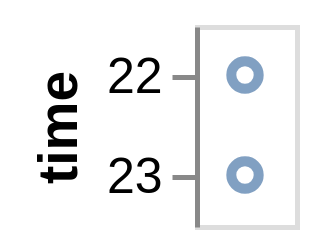

Source (Vega-Lite JSON):
### Vega specification from a JSON file in a GitHub repository (floating-point values rounded to 4 significant figures)
{"$schema": "https://vega.github.io/schema/vega/v5.json", "description": "Google's stock price over time.", "autosize": "pad", "padding": 5, "width": 20, "style": "cell", "data": [{"name": "source_0", "values": [{"date": "10 Oct 2011 22:48:00"}, {"date": "11 Oct 2022 23:00:00"}]}, {"name": "data_0", "source": "source_0", "transform": [{"type": "formula", "expr": "utcParse(datum[\"date\"],'%d %b %Y %H:%M:%S')", "as": "date"}, {"type": "formula", "as": "hours_date", "expr": "datetime(0, 0, 1, hours(datum[\"date\"]), 0, 0, 0)"}]}], "signals": [{"name": "y_step", "value": 20}, {"name": "height", "update": "bandspace(domain('y').length, 1, 0.5) * y_step"}, {"name": "width", "update": "width"}], "marks": [{"name": "marks", "type": "symbol", "style": ["point"], "from": {"data": "data_0"}, "encode": {"update": {"opacity": {"value": 0.7}, "fill": {"value": "transparent"}, "stroke": {"value": "#4c78a8"}, "x": {"signal": "width", "mult": 0.5}, "y": {"scale": "y", "field": "hours_date"}}}}], "scales": [{"name": "y", "type": "point", "domain": {"data": "data_0", "field": "hours_date", "sort": true}, "range": {"step": {"signal": "y_step"}}, "padding": 0.5}], "axes": [{"scale": "y", "orient": "left", "grid": false, "title": "time", "labelOverlap": true, "encode": {"labels": {"update": {"text": {"signal": "timeFormat(datum.value, '%H')"}}}}, "zindex": 1}]}
